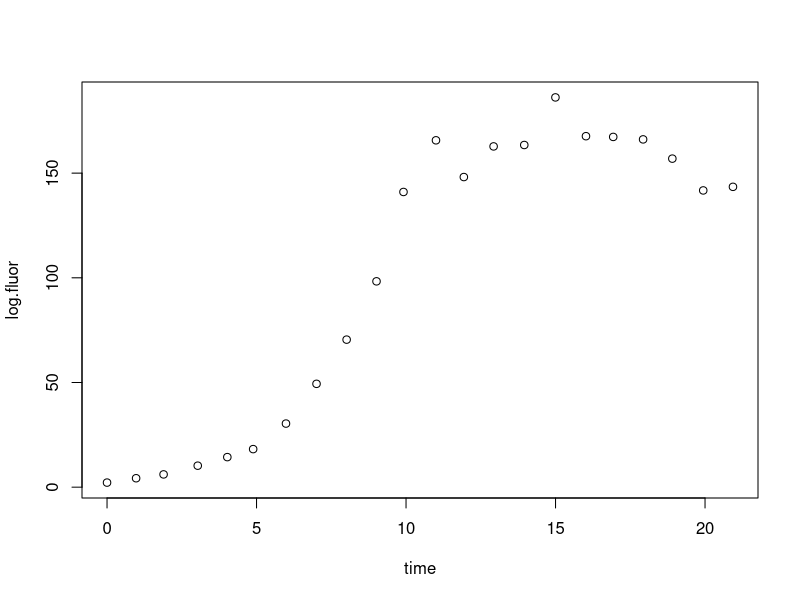

The R script that drew this image: (Note: this script raises an error after producing the figure.)



egdat<-data.frame(time=c(17.9284722,9.9145833,13.9541667,9.0125000,12.9284722,16.9291667,0.9722222,11.0013889,0.0000000,8.0131944,11.9333333,18.9062500,4.0229167,3.0333333,7.0062500,5.9847222,20.9340278,19.9395833,4.8868056,14.9965278,16.0180556,1.8909722),
				  log.fluor= exp(c(5.112714,4.948780,5.096441,4.588206,5.092295,5.119763,1.449947,5.110046,0.781819,4.255234,4.998089,5.055782,2.663951,2.328480,3.899183,3.413726,4.966042,4.953977,2.900249,5.226657,5.121840,1.808143)))

par(mfrow=c(1,1))
plot(log.fluor~time,data=egdat)

### r - alpha formulation and fitting


parameters<-c(r = 1, alpha = 0.001)
state<-c(N=exp(0.781819))
logistic <- function(t,state,parameters){
	with(as.list(c(state,parameters)),{
		dN <- (r - alpha*N)*N
		
		# return the rate of change
		list(c(dN))
	})	# end of with(as.list...
}

times<-seq(0,20,0.001)

out<-ode(y=state,times=times,func= logistic,parms=parameters)
out<-data.frame(out)

# plot solution
par(mfrow=c(2,1))
plot(N~time,data=out,type='l',col='red')
plot(log10(N)~time,data=out,type='l',col='red')


parameters<-c(r = 0.86, alpha = 0.005)
state<-c(N=100)
# Wrap Monod model ODE in a function that's easier to use with bbmle/mle2
r_alpha_ode<-function(time.vals, N0, r, alpha,verbose=F,maxtime){
	
	parameters<-c(r=r, alpha = alpha)
	state<-c(N=N0)
	
	if(verbose){
		print(c(parameters,state))
	}
	
	# differential equation set up

	r_alpha <- function(t,state,parameters){
		with(as.list(c(state,parameters)),{
			dN <- (r - alpha*N)*N
			
			# return the rate of change
			list(c(dN))
		})	# end of with(as.list...
	}
	times<-unique(sort(c(seq(0,maxtime,0.005),time.vals)))
	
	out<-ode(y=state,times=times,func = r_alpha,parms=parameters)
	out<-data.frame(out)
	
	# take values from ode solution as predicted values for the given observation times
	time.df<-data.frame(id=seq(1,length(time.vals)),time=time.vals)
	out2<-merge(time.df,out,by='time',all.x=T)
	out2<-out2[order(out2$id),]
	
	preds<-out2$N
	preds<-log(preds)
	
	return(preds)
}


### Fit whole data set: ###

parameters<-c(r = 1, alpha = 0.001)
state<-c(N=exp(0.781819))

maxtime<-max(egdat$time)

N0.guess<- min(egdat$log.fluor)
exp(0.781819)


### Run fit (slow)

# With my first set of starting guesses, the fit doesn't quite converge
fit_r_alpha_1<-mle2(log.fluor ~ dnorm(mean = r_alpha_ode(time, N0, r, alpha, maxtime=maxtime,verbose = T), sd=exp(s)),
					start=list(N0= N0.guess, r=1.5, alpha = 0.001, s =-0.1), data=egdat)


# Note that parameters N0, m, R0, and K are all constrained to be positive by wrapping their values in the exp() function; as a result, the optimization algorithm can't force their values to be negative.

summary(fit_r_alpha_1)
# grab the final values
# r           m          R0           K           N 
# 0.6052132   0.1359362 164.6618541  14.3820060   2.5874721 

# run again with updated starting guesses (works)
fit.monod.2<-mle2(log.fluor~dnorm(mean=monod.ode(time,exp(N0),r,exp(m),exp(R0),exp(K),maxtime=maxtime),sd=exp(s)),
				  start=list(N0=log(2.5874721),r=0.6052132,m=log(0.1359362),R0=log(164.6618541),K=log(14.3820060),s=-0.1),data=egdat)

summary(fit.monod.2)

# Coefficients:
#      Estimate Std. Error  z value  Pr(z)    
#   N0  0.95058    0.04998  19.0193 <2e-16 ***
#   r   0.61695    1.49972   0.4114 0.6808    
#   m  -1.91446   10.18222  -0.1880 0.8509    
#   R0  5.10564    0.21080  24.2202 <2e-16 ***
#   K   2.65149    2.65907   0.9972 0.3187    
#   s  -2.56094    0.15074 -16.9891 <2e-16 ***
#   ---
#   Signif. codes:  0 ‘***’ 0.001 ‘**’ 0.01 ‘*’ 0.05 ‘.’ 0.1 ‘ ’ 1
# 
# -2 log L: -50.24267

# extract and save coefficients
cfs<-unlist(coef(fit.monod.2))
attr(cfs,"names")<-NULL

N0.est<-exp(cfs[1])
r.est<-cfs[2]
m.est<-exp(cfs[3])
R0.est<-exp(cfs[4])
K.est<-exp(cfs[5])


### Plot the results:

# Set up parameters and initial conditions
parameters<-c(r=r.est,K=K.est,Y=1,m=m.est,R0=R0.est)
state<-c(N=N0.est)

Monod<-function(t,state,parameters){
	with(as.list(c(state,parameters)),{
		dN <- (r*((R0-Y*N)/((R0-Y*N)+K))-m)*N	
		
		# return the rate of change
		list(c(dN))
	})	# end of with(as.list...
}
times<-seq(0,22,0.001)
out<-ode(y=state,times=times,func=Monod,parms=parameters)
out<-data.frame(out)

# Plot results:
plot(log.fluor~time,data=egdat)
lines(log(N)~time,data=out,col='blue')

